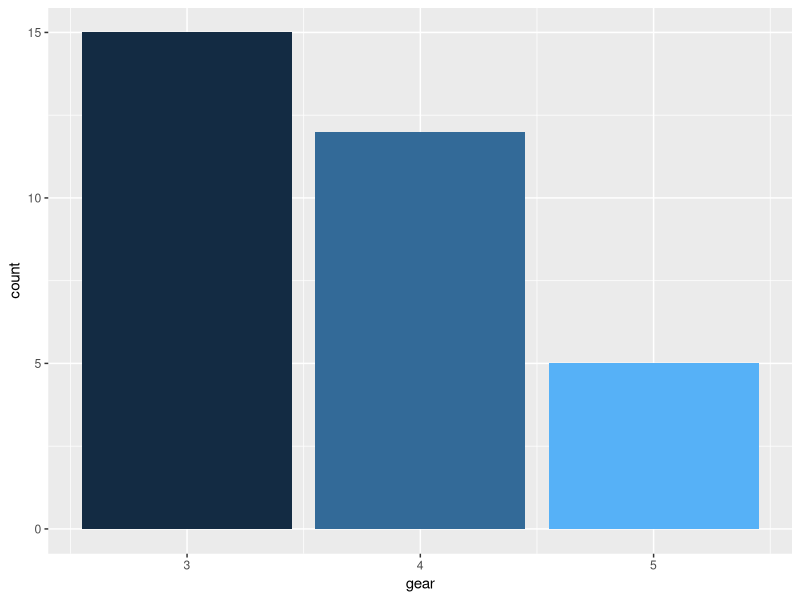

Source code (R):
## ---- chunk 1
# Working directory
library(tidyverse)
## ---- chunk 2
? mtcars # what are the variables
cars <- mtcars %>% rownames_to_column(var = "type") # tranform to tibble
## ---- chunk 3
# Using mutate - convert miles per gallon to liters
cars <- mutate(cars, mpl = mpg*3.78541178)
# Using filter - find all the cars which have more that 4 gears and are automatic
above4gears <- filter(cars, gear > 4)
# Using select - create a column dataframe with only miles pr. gallon, weight and number og gears
dataframe1 <- select(cars, mpg,wt,gear)
# Using arrange - What cars are most fuel efficient? (lowest miles pr. liter/gallon)
arrange(cars,mpl)
# Using Group_by and summarise - Find out how many cars have 3 gears, how many have 4 and how many have 5 (tip use n(), with summarise to count number of occurences)
gear_tibble <- cars %>% 
  group_by(gear) %>% 
  summarise(count=n())
# If you haven't yet, solve the above task using pipe, they look like this '%>%' and can be read as 'then' e.g. the following lines:
mtcars %>% 
  mutate(number = 200) %>% 
  summarise(sum_num = sum(number)) %>% 
  mutate(n_row = sum_num / 200)
# can be read as 'take mtcars, 
  # THEN add a column called numbers which is equal to 200
  # THEN the summarise the using the sum of numbers 
  # THEN divide the sum of the number by 200 to get the number of rows

#create some sort of plot plotting the data
plot <- ggplot(gear_tibble, aes(gear, count))+
  geom_bar(stat = "summary", fun.y = mean, aes(fill=gear))+
  theme(legend.position = "none")
plot
